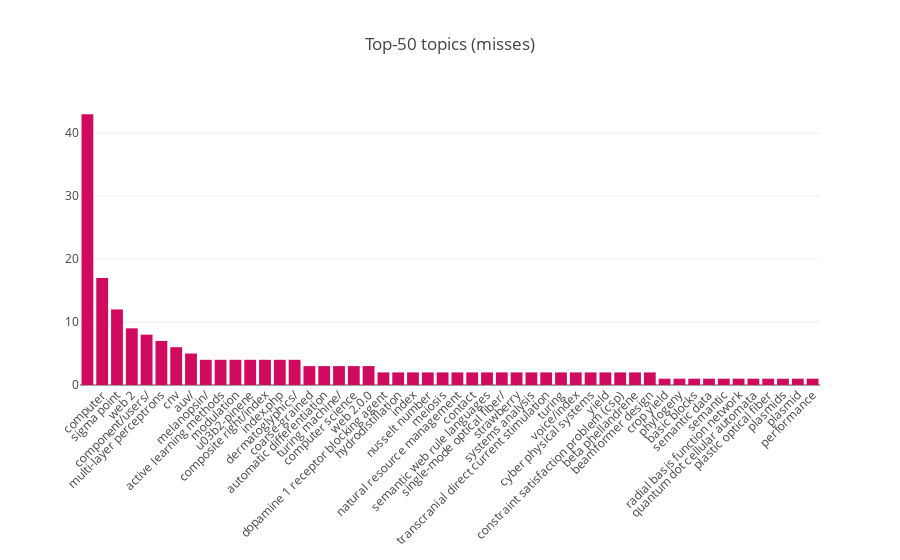

Write notebook code for a chart like this one.
### Code cell
bars_data = topics_req_df[topics_req_df.exists == '0'].groupby('topic')[['id']].count().sort_values(by='id', ascending=False).reset_index()
bars_data = bars_data[0:50]

trace0 = go.Bar(
    x = bars_data['topic'],
    y = bars_data['id'],
    marker = dict(color='#cf0a5f'))

layout = go.Layout(title='Top-50 topics (misses)',
                  xaxis=dict(tickangle=-45,
                             automargin=True))
fig = go.Figure(data=[trace0], layout=layout)
plotly.offline.iplot(fig)

### Figure 1 — Plotly figure (JSON) as saved in the notebook; plotly's stock layout.template omitted (floating-point values rounded to 4 significant figures)
{"data": [{"marker": {"color": "#cf0a5f"}, "type": "bar", "uid": "e59f9161-7e67-43b0-b747-5c4b19cfc5c7", "x": ["", "computer", "sigma point", "web 2", "component/users/", "multi-layer perceptrons", "cnv", "auv/", "melanopsin/", "active learning methods", "modulation", "u03b2-pinene", "composite right/index", "index.php", "dermatoglyphics/", "coarse-grained", "automatic differentiation", "turing machine/", "computer science", "web 2.0.0", "dopamine 1 receptor blocking agent", "hydrodistillation", "index", "nusselt number", "meiosis", "natural resource management", "contact", "semantic web rule languages", "single-mode optical fiber/", "strawberry", "systems analysis", "transcranial direct current stimulation", "turing", "voice/index", "cyber physical systems", "yield", "constraint satisfaction problem (csp)", "beta phellandrene", "beamformer design", "crop yield", "phylogeny", "basic blocks", "semantic data", "semantic", "radial basis function network", "quantum dot cellular automata", "plastic optical fiber", "plasmids", "plasmid", "performance"], "y": [43, 17, 12, 9, 8, 7, 6, 5, 4, 4, 4, 4, 4, 4, 4, 3, 3, 3, 3, 3, 2, 2, 2, 2, 2, 2, 2, 2, 2, 2, 2, 2, 2, 2, 2, 2, 2, 2, 2, 1, 1, 1, 1, 1, 1, 1, 1, 1, 1, 1]}], "layout": {"title": "Top-50 topics (misses)", "xaxis": {"automargin": true, "tickangle": -45}}}
